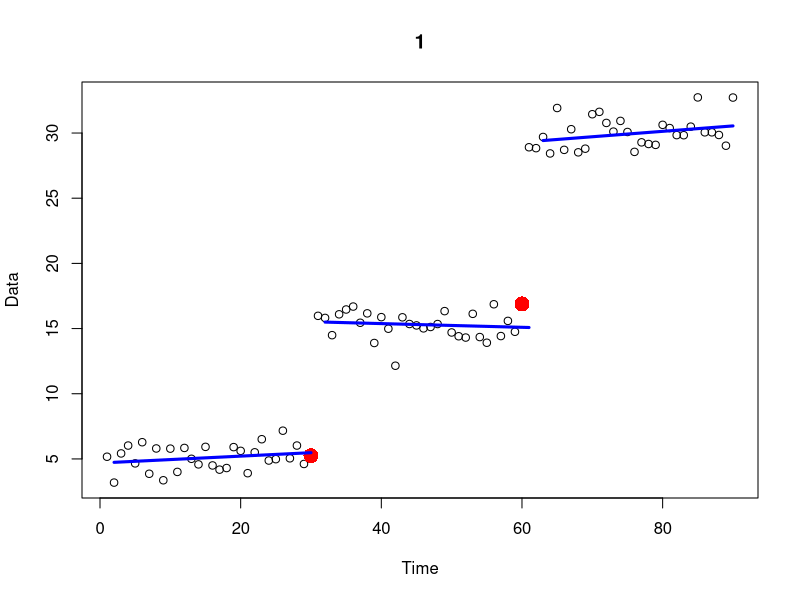
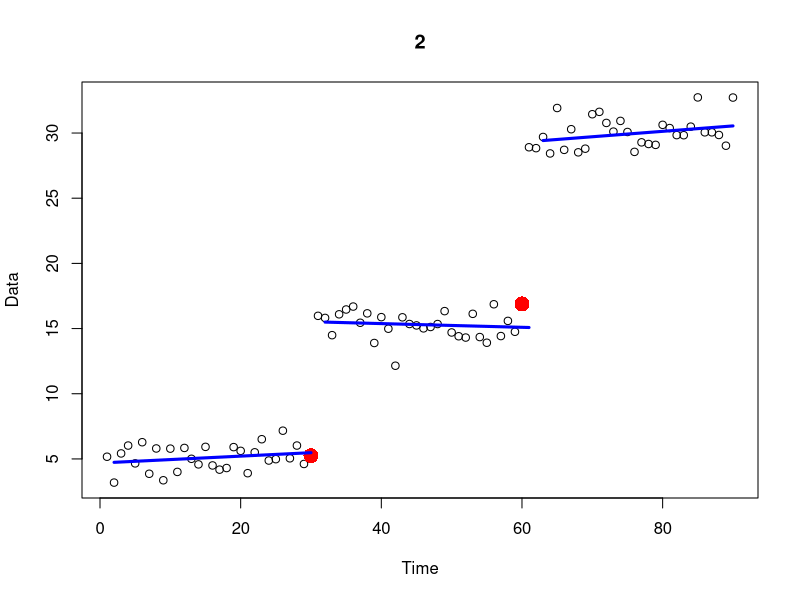
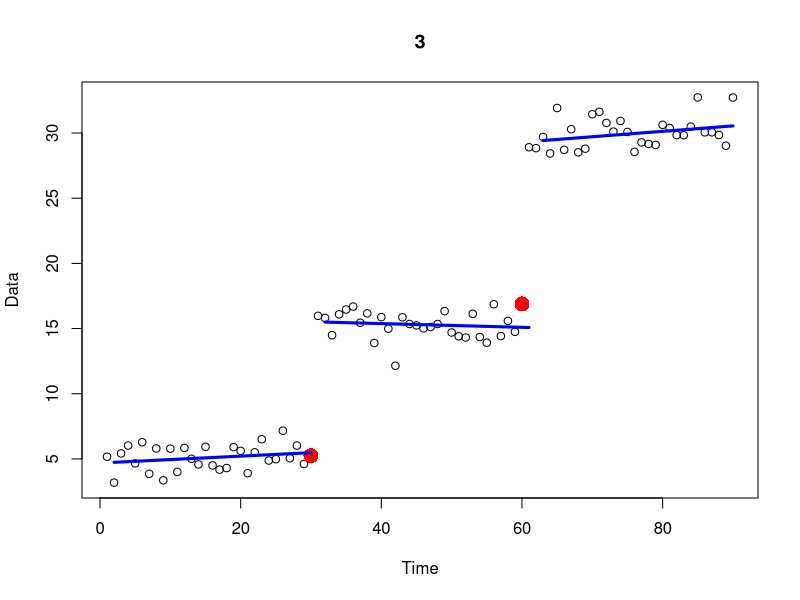
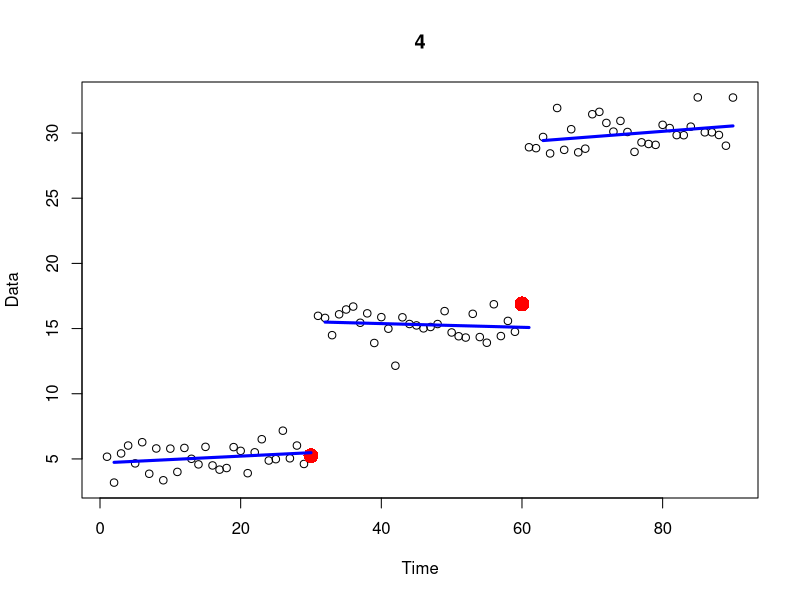
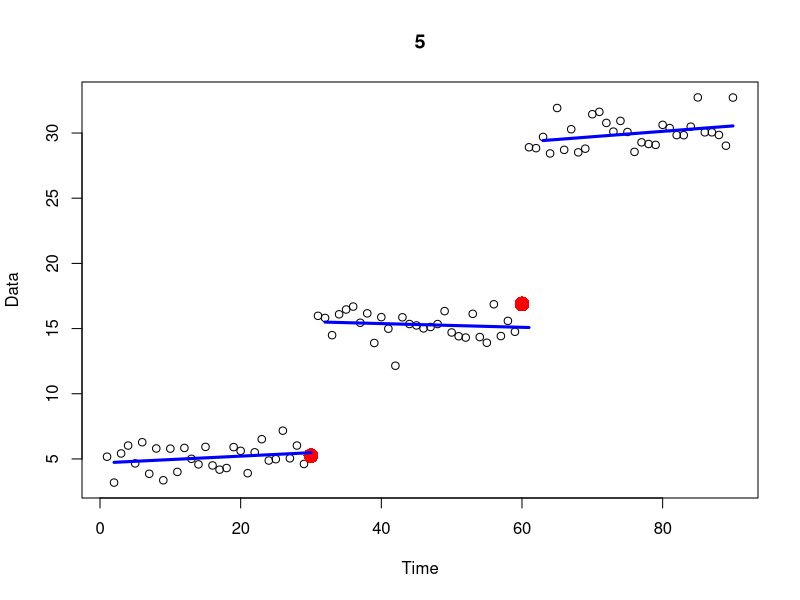
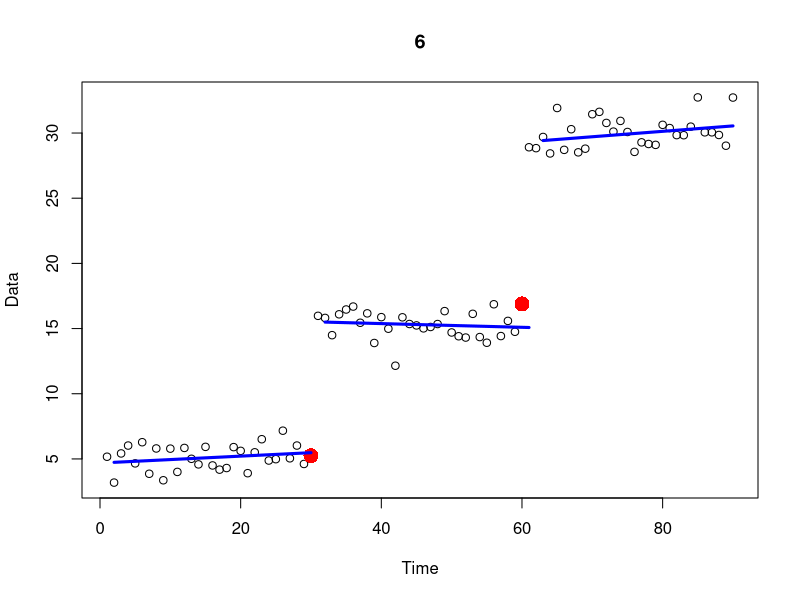
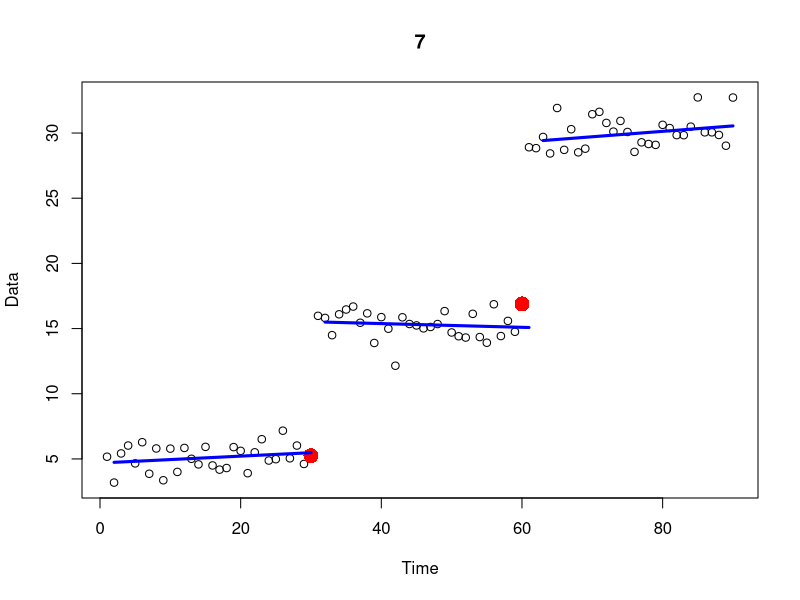
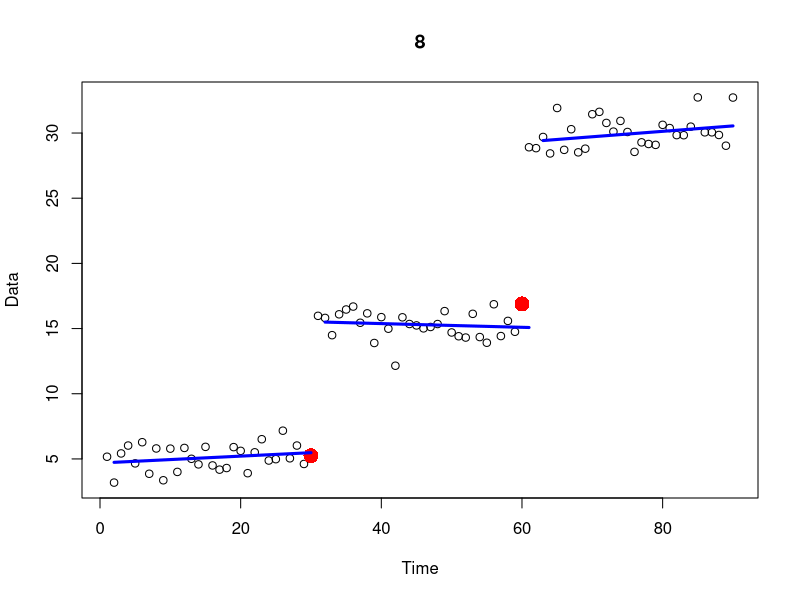

These charts were generated, in order, by the following R code: (Note: this script raises an error after producing the figures.)
#creating our data 
first = rnorm(30, mean = 5, sd = 1) #30 random data points from a normal distribution with mean of 5
second = rnorm(30, mean = 15, sd = 1) #30 random data points from a normal distribution with mean of 15
third = rnorm(30, mean = 30, sd = 1) #30 random data points from a normal distribution with mean of 30

dif_means_0 = c(first) #setting up null set
dif_means_1 = c(first, second) #adding two sets of data points together 
dif_means_2 = c(first, second, third) #adding three sets of data points together

time_0 = 1:30
time_1 = 1:60
time_2 = 1:90

test_data_0 = data.frame(time_0, dif_means_0) #our data with x = time and y = data from 1 set
test_data_1 = data.frame(time_1, dif_means_1) #our data with x = time and y = data from 2 sets
test_data_2 = data.frame(time_2, dif_means_2) #our data with x = time and y = data from 3 sets

#downloading the strucchange package
#install.packages("strucchange")
library("strucchange")

#Bai-Perron Method
bkpts_0 = breakpoints(test_data_0$dif_means_0 ~ test_data_0$time_0, breaks = 5, h = 0.1) #no break points 
bkpts_0$breakpoints #list of x-values (time) for breakpoints

bkpts_1 = breakpoints(test_data_1$dif_means_1 ~ test_data_1$time_1, breaks = 5, h = 0.1) #no break points 
bkpts_1$breakpoints #list of x-values (time) for breakpoints

bkpts_2 = breakpoints(test_data_2$dif_means_2 ~ test_data_2$time_2, breaks = 5, h = 0.1) #no break points 
bkpts_2$breakpoints #list of x-values (time) for breakpoints

#-----------------------------------------------------------------

#complete BAR - Variation 0 (Random/Random/Random)


#-------Key:
# k           = breakpoint's x-axis values 
# time        = integer x-values of the entire data set 
# interations = number of runs through Metropolis hastings 
# make        = the proportion (decimal) of the make step to occuring
# murder      = the proportion (decimal) of the murder step to occuring
#note: the make and murder need to add to less then one 
#graph        = yes or no to graphing the function 
bar0 = function(k, time, data, iterations, make, murder, graph){
  
  library(MASS)
  
  prob_mmm = c(make, murder) #combining the two probabilties of make and murder that the user specifies 
  
  full_data = cbind(as.numeric(time), as.numeric(data)) #combing the time and data inputs from user
  
  n = max(full_data[,1]) #finding max value
  
  k_ends = c(min(full_data[,1]), k, max(full_data[,1])) #adding in end points to k values 
  
  fitMetrics<-function(k_ends, test_data, graph, count ){ #added graph and count 
    
    #create sum objects
    sum_loglik = 0
    
    #this is new!!!
    f = NULL
    x = NULL
    
    #get and sum log likelihood for regressions of all intervals
    if(length(k_ends) < 3 ){
      model = lm(test_data[,2]~test_data[,1])
      sum_loglik = logLik(model)[1]
    }else{
      for(i in 1:length(k_ends)) {
        if(k_ends[i] == 2){
          min = k_ends[i-1]
          x_values = test_data[c(min:k_ends[i]),1] #getting the x values in the interval
          y_values = test_data[c(min:k_ends[i]),2] #getting the y values in the interval
          data = data.frame(x_values, y_values) #re-making this into a dataframe 
          model = lm(y_values~x_values)
          sum_loglik = sum_loglik + logLik(model)[1]
          
          #this is new!!!
          f = c(f,model$fitted.values, "here")
          x = c(x, x_values)
          
        }else if(k_ends[i] > 2){
          min = k_ends[i-1]
          x_values = test_data[c((min+1):k_ends[i]),1] #getting the x values in the interval
          y_values = test_data[c((min+1):k_ends[i]),2] #getting the y values in the interval
          data = data.frame(x_values, y_values) #re-making this into a dataframe 
          model = lm(y_values~x_values)
          sum_loglik = sum_loglik + logLik(model)[1]
          
          #this is new!!!
          f = c(f,model$fitted.values, "here")
          x = c(x, x_values)
          
        }
      }
    }
    #this is new!!!
    if(graph == "yes") {
      graphing(x, f, k_ends, count )
    }
    return(sum_loglik)
  }
  
  
  #this is new!!!
  graphing <- function(x, f, k_ends , count) {
    k = k_ends[-c(1, which.max(k_ends))]
    plot(full_data, xlab="Time", ylab="Data", main = count)
    points(k,full_data[k,2], col="red", pch= 16, cex = 2)
    xx = NULL
    fit = NULL
    for(i in 1:length(f) ) {
      if(f[i] == "here") {
        lines(xx, fit, col="blue",lwd=3)
        xx = NULL
        fit = NULL 
      } else {
        xx = c(xx , x[i])
        fit = c(fit, f[i])
      }
    }
    
  }
  
  #random make function, this makes a random point 
  count = 0 
  barMake0<-function(k_ends){
    
    count = count + 1 #this check to make sure we do not get stuck in an infinite loop 
    if(count < 10 ) {
      rand_spot = sample(k_ends[1]:k_ends[length(k_ends)], 1) #selects a random spot
      k_ends_final = sort(c(k_ends, rand_spot)) #adds the random spot and sorts it 
      d = diff(k_ends_final) #finds the difference between all the spots 
      if(min(d) < 3) { #this make sure an additional point is not to close to a point already in existance 
        barMake0(k_ends)
      } else {
        return(k_ends_final) #the old breakpoints + the new breakpoints 
      }
    }else {
      return(k_ends)
    }
    
  }
  
  
  #this function kills one breakpoint randomly 
  barMurder0<-function(k_ends){
    
    k = k_ends[c(-1,-length(k_ends))]
    random_num = sample(1:length(k), 1)
    k_ends_final = k_ends[-(random_num+1)]
    return(k_ends_final)
    
  }
  
  #kills a point randomly and then adds a point randomly 
  barMove0<-function(k_ends){
    
    k_ends_less = barMurder0(k_ends)
    k_ends_final = barMake0(k_ends_less)
    return(k_ends_final)
    
  }
  
  #initializing matrixes 
  ratio_data = matrix(NA, nrow=1, ncol=4)
  all_k_new = matrix(NA, nrow=1, ncol=(n/3))
  all_k_best = matrix(NA, nrow=1, ncol=(n/3))
  
  #Metroplis Hastings 
  for(i in 1:iterations){
    
    old_loglik = fitMetrics(k_ends, full_data, "yes", i )
    
    u_step = runif(1) #random number from 0 to 1 taken from a uniform distribution for selecting step
    
    if(length(k_ends) < 3 | u_step < prob_mmm[1]){
      k_ends_new = barMake0(k_ends) #make
    } else if(u_step > prob_mmm[1] & u_step < sum(prob_mmm)){
      k_ends_new = barMurder0(k_ends) #murder
    } else{
      k_ends_new = barMove0(k_ends) #move
    }
    
    new_loglik = fitMetrics(k_ends_new, full_data, "no")
    
    ratio = (new_loglik - log(n)*(4*(length(k_ends_new)-2)+3)) - (old_loglik - log(n)*(4*(length(k_ends)-2)+3))
    u_ratio = log(runif(1)) #random number from 0 to 1 taken from a uniform distribution 
    
    if(ratio == Inf){ #safe gaurd against random models creating infinite ratios
      k_ends = k_ends #old
    } else if(ratio > u_ratio) {
      k_ends = k_ends_new #new
    } else {
      k_ends = k_ends #old
    }
    
    ratio_data_print = c(ratio, u_ratio, old_loglik, new_loglik)
    k_ends_new_print = c(k_ends_new, rep(NA, (n/3)-length(k_ends_new)))
    k_ends_best_print = c(k_ends, rep(NA, (n/3)-length(k_ends)))
    
    ratio_data = rbind(ratio_data, ratio_data_print)
    all_k_new = rbind(all_k_new, k_ends_new_print)
    all_k_best = rbind(all_k_best, k_ends_best_print)
    
  }
  
  #cleaning up the matrixs 
  ratio_data = ratio_data[-1,]
  all_k_new = all_k_new[,-1]
  all_k_best = all_k_best[,-1]
  all_k_new = all_k_new[-1,colSums(is.na(all_k_new))<nrow(all_k_new)]
  all_k_best = all_k_best[-1,colSums(is.na(all_k_best))<nrow(all_k_best)]
  clean_max = max(all_k_new[1,], na.rm=TRUE)
  all_k_new = ifelse(all_k_new == clean_max,NA,all_k_new)
  all_k_best = ifelse(all_k_best == clean_max,NA,all_k_best)
  
  if(graph == "yes") {
    #plotting 
    plot(full_data, main = 1, xlab = "Time", ylab="Data")
    points(all_k_new[1,],full_data[all_k_new[1,],2], col="blue", pch= 16, cex = 2)
    points(all_k_best[1,],full_data[all_k_best[1,],2], col="red", pch= 16, cex=2)
    
    num = iterations / 5
    for(i in 1:num) {
      n = i * 5 
      if(is.na(all_k_new[n,]) ) {
        plot(full_data, main = n, xlab = "Time", ylab="Data")
        points(all_k_best[n,],full_data[all_k_best[n,],2], col="red", pch= 16, cex = 2)
      } else {
        plot(full_data, main = n, xlab = "Time", ylab="Data")
        points(all_k_new[n,],full_data[all_k_new[n,],2], col="blue", pch= 16, cex = 2)
        points(all_k_best[n,],full_data[all_k_best[n,],2], col="red", pch= 16, cex = 2)
      }
    }
  }
  
  #prints the results
  return(list(ratio_data, all_k_new, all_k_best))
  
}

#calling the function
bar_result = bar0(bkpts_2$breakpoints, test_data_2[,1], test_data_2[,2], 20, 0.4, 0.4, "no")

bar0(bkpts_2$breakpoints, test_data_2[,1], test_data_2[,2], 20, 0.4, 0.4, "yes")

present_2 = bar0(bkpts_2$breakpoints, test_data_2[,1], test_data_2[,2], 20, 0.4, 0.4, "yes")
